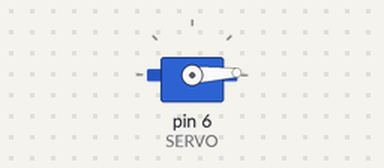
Simulated run of this sketch. Board: Arduino Uno, built with avr-gcc and run on an emulated ATmega328P. On the bench: servo.

Above: at 0.05 s.
At 0.9 s:
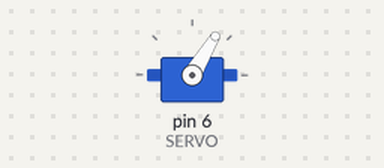
At 1.75 s:
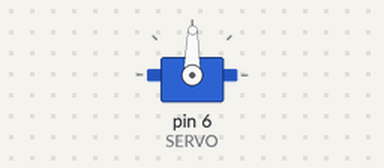
At 3.5 s:
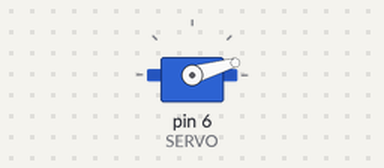
Timing chart, 0 to 8.6 s (numbered marks = the images above):
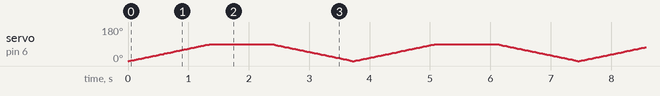

The sketch:

servo.ino
```cpp
#include <Servo.h>
#define SERVO 6 // Porta Digital 6 PWM

Servo portao; // Variável Servo
int pos; // Posição Servo

void setup ()
{
  portao.attach(SERVO);
  Serial.begin(9600);
  portao.write(0); // Inicia motor posição zero


}

void loop()
{

  AbrePortao();


}

void AbrePortao() {
  for (pos = 0; pos < 90; pos++)
  {
    portao.write(pos);
    delay(15);
  }

  delay(1000);

  void FechaPortao();

  for (pos = 90; pos >= 0; pos--)
  {
    portao.write(pos);
    delay(15);
  }
}
```
